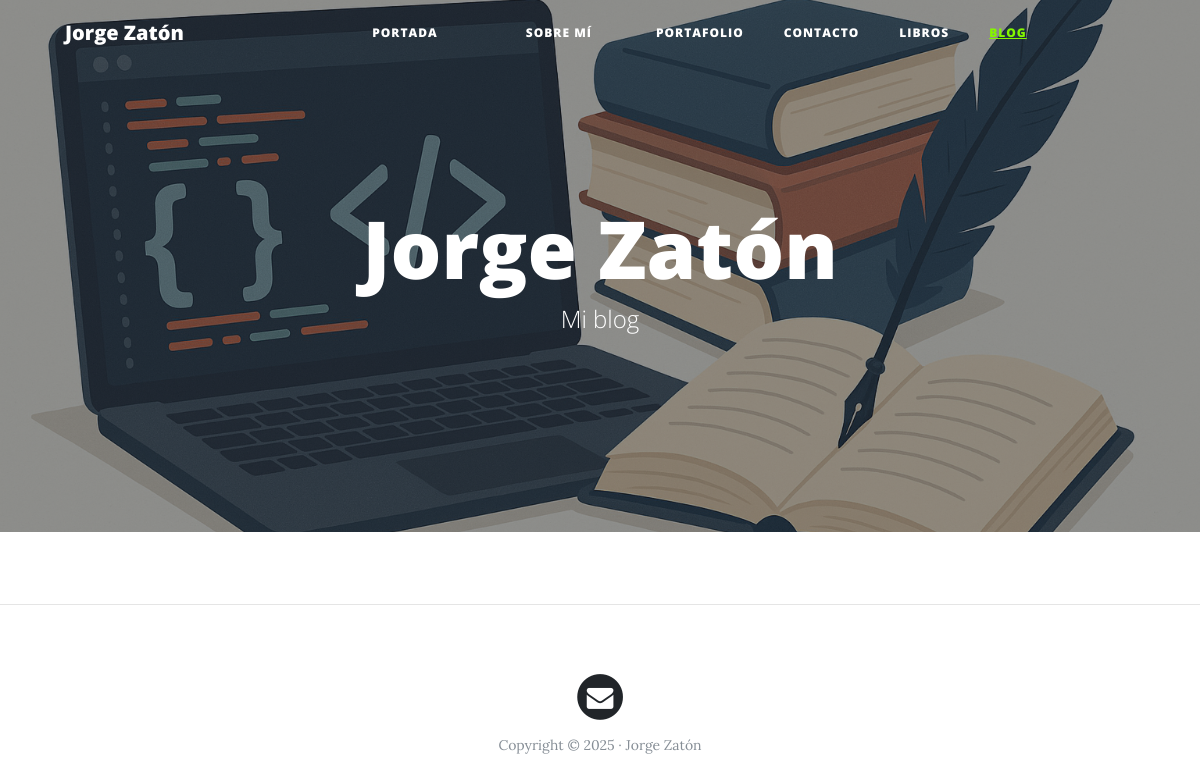
/blog/, run on an earlier commit of the app's database.
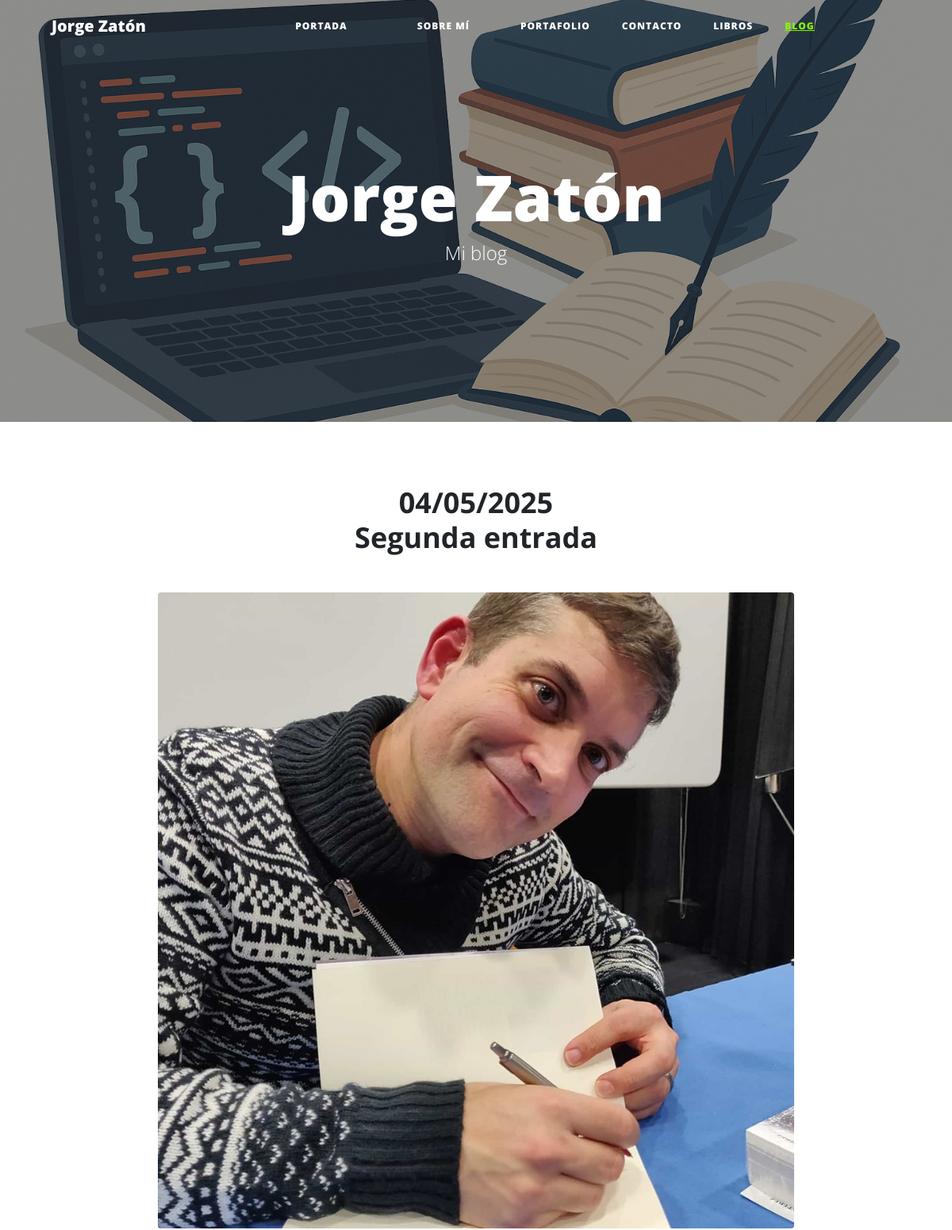
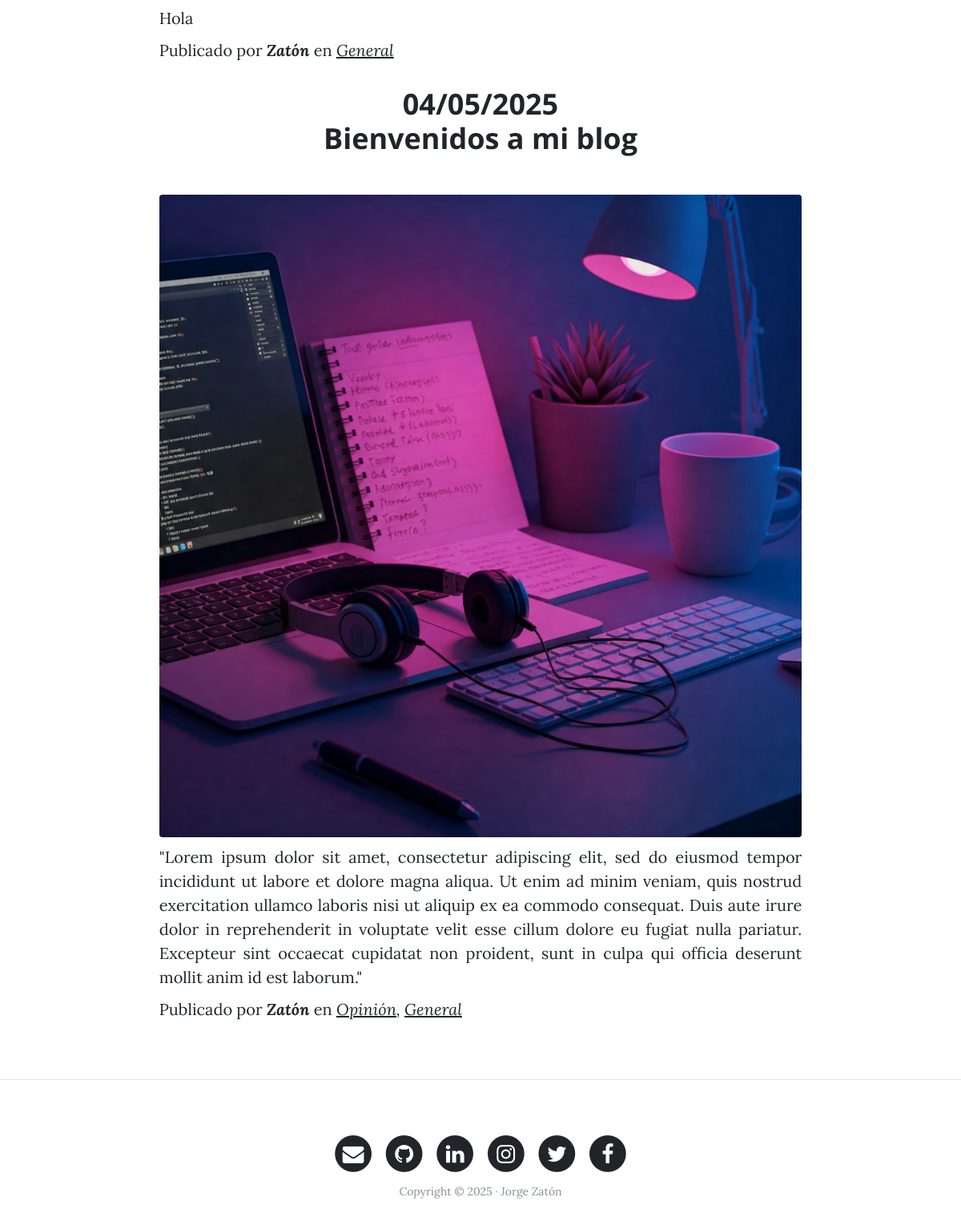
And on a later commit of the database (2 pictures, top to bottom).
### blog/models.py (models this page shows, shortened)
class Posts(models.Model):
    title = models.CharField(max_length=200, verbose_name='Título')
    content = models.TextField(verbose_name='Contenido')
    published = models.DateTimeField(verbose_name='Fecha de publicación', default=timezone.now()) #fecha de publicación
    categories = models.ManyToManyField(Category, verbose_name='Categoría', blank=True, related_name="get_posts") #relación con el modelo Category, puede ser nulo o vací
    author = models.ForeignKey(User, verbose_name="Autor", on_delete=models.PROTECT, null=True, blank=True,) #relación con el modelo User, si se elimina el usuario se eliminan los posts
    image = models.ImageField(upload_to='projects/', verbose_name='Imagen') #sube la imagen a la carpeta projects con la fecha de subida
    created = models.DateTimeField(auto_now_add=True, verbose_name="fecha de creación") #fecha de creación
    updated = models.DateTimeField(auto_now=True, verbose_name= "fecha de modificación")
    link = models.URLField(null=True, blank=True, verbose_name = "Enlace") #fecha de modificacion
    class Meta:
        verbose_name = 'Blog'
        verbose_name_plural = 'Blogs'
        ordering = ['-created'] # ordena por fecha de creación, de más reciente a más antiguo

class Category(models.Model):
    name = models.CharField(max_length=200, verbose_name='Nombre de la categoría')
    created = models.DateTimeField(auto_now_add=True, verbose_name="fecha de creación") #fecha de creación
    updated = models.DateTimeField(auto_now=True, verbose_name= "fecha de modificación")
    class Meta:
        verbose_name = 'Categoría'
        verbose_name_plural = 'Categorías'
        ordering = ['-created'] # ordena por fecha de creación, de más reciente a más antiguo

### blog/views.py (the view)
# urls.py: path('', views.blog, name="blog"),
def blog(request):
    posts = Posts.objects.all()
    return render(request,
                  "blog/blog.html",
                  {
                      "posts": posts,
                  }
                  )

### social/processors.py (called while the page is built)
def ctx_dict(request):
    ctx = {}
    links = Link.objects.all()
    for link in links:
        ctx[link.key] = link.url
    return ctx

### blog/templates/blog/blog.html (shortened to what this page needs)
{% extends 'core/base.html' %}
{%block textoscabecera%}
<h1>Jorge Zatón</h1>
<span class="subheading">Mi blog</span>
{% endblock %}
{% block imagenportada %} {% load static %}{% static 'core/img/portadablog.png' %} {% endblock %}
{% block content %}
{%for post in posts %}
    <section class="page-section cta">
        <div class="container">
          <div class="row">
            <div class="col-xl-9 mx-auto">
              <div class="cta-innerv text-center rounded">
                <h2 class="section-heading mb-5">
                  <span class="section-heading-upper">{{post.created|date:"SHORT_DATE_FORMAT"}}</span>
                  <span class="section-heading-lower">{{post.title}}</span>
                </h2>
                <p class="mb-0">
                  <img class="mx-auto d-flex rounded img-fluid mb-3 mb-lg-0" src="{{post.image.url}}" alt="">
                </p>
                <p class="mb-0 mbt">
                    {{post.content|linebreaks}}
                </p>
                <p class="mb-0 mbt">
                  <span class="section-heading-under">Publicado por <em><b>{{post.author}}</b></em> en <em>
                  {% for category in post.categories.all %}
                    <a href="{% url  "category" category.id %}" class="link">{{category.name}}</a>{% if not forloop.last %}, {% endif %}
                  {% endfor %}
                </em></span>
                </p>
              </div>
            </div>
          </div>
        </div>
      </section>
{% endfor %}
{% endblock %}

### core/templates/core/base.html (shortened to what this page needs)
<!DOCTYPE html>
<html lang="es">
  <head>
    {% load static %}
    <link href="{% static 'core/vendor/bootstrap/css/bootstrap.min.css' %}" rel="stylesheet">
    <link href="{% static 'core/vendor/font-awesome/css/font-awesome.min.css' %}" rel="stylesheet" type="text/css">
    <link href="{% static 'core/css/clean-blog.min.css' %}" rel="stylesheet">
  </head>
  <body>
    <nav class="navbar navbar-expand-lg navbar-light fixed-top" id="mainNav">
      <div class="container">
        <a class="navbar-brand" href="{% url 'home' %}">Jorge Zatón</a>
        <div class="collapse navbar-collapse" id="navbarResponsive">
          <ul class="navbar-nav mx-auto">
            <li class="nav-item {% if request.path == '/' %}active{% endif %} px-lg-4">
                <a class="nav-link" href="{% url 'home' %}">Portada</a>
            </li>
            <li class="nav-item {% if request.path == '/about/' %}active{% endif %} px-lg-4">
                <a class="nav-link" href="{% url 'about' %}">Sobre mí</a>
            </li>
            <li class="nav-item {% if request.path == '/portfolio/' %}active{% endif %}">
                <a class="nav-link" href="{% url 'portfolio' %}">Portafolio</a>
            </li>
            <li class="nav-item {% if request.path == '/contact/' %}active{% endif %}">
                <a class="nav-link" href="{% url 'contact' %}">Contacto</a>
            </li>
            <li class="nav-item {% if request.path == '/libros/' %}active{% endif %}">
                <a class="nav-link" href="{% url 'libros' %}">Libros</a>
            </li>
            <li class="nav-item {% if request.path|slice:":6" == '/blog/' %}active{% endif %}">
                <a class="nav-link" href="{% url 'blog' %}">Blog</a>
            </li>
          </ul>
        </div>
      </div>
    </nav>
    <header class="masthead" style="background-image: url('{% block imagenportada %}{% endblock %}')">
      <div class="overlay"></div>
      <div class="container">
        <div class="row">
          <div class="col-lg-8 col-md-10 mx-auto">
            <div class="site-heading">
              {%block textoscabecera%}{% endblock %}
            </div>
          </div>
        </div>
      </div>
    </header>
   <div class="container">
    {% block content %}{% endblock %}
    </div>
  {% if request.path != "/" %} <hr> {% endif %}
    <footer>
      <div class="container">
        <div class="row">
          <div class="col-lg-8 col-md-10 mx-auto">
            <ul class="list-inline text-center">
              <li class="list-inline-item">
                  <a href="{% url 'contact' %}" >
                      <span class="fa-stack fa-lg">
                          <i class="fa fa-circle fa-stack-2x"></i>
                          <i class="fa fa-envelope fa-stack-1x fa-inverse"></i>
                      </span>
                  </a>
              </li>
              {% if Link_GitHub %}
                <li class="list-inline-item">
                    <a href="{{Link_GitHub}}" target="_blank">
                        <span class="fa-stack fa-lg">
                            <i class="fa fa-circle fa-stack-2x"></i>
                            <i class="fa fa-github fa-stack-1x fa-inverse"></i>
                        </span>
                    </a>
                </li>
              {% endif %}
              {% if Link_linkedin %}
                <li class="list-inline-item">
                    <a href="{{Link_linkedin}}" target="_blank">
                        <span class="fa-stack fa-lg">
                            <i class="fa fa-circle fa-stack-2x"></i>
                            <i class="fa fa-linkedin fa-stack-1x fa-inverse"></i>
                        </span>
                    </a>
                </li>
              {% endif %}
              {% if Link_Instagram %}
                <li class="list-inline-item">
                    <a href="{{Link_Instagram}}" target="_blank">
                        <span class="fa-stack fa-lg">
                            <i class="fa fa-circle fa-stack-2x"></i>
                            <i class="fa fa-instagram fa-stack-1x fa-inverse"></i>
                        </span>
                    </a>
                </li>
              {% endif %}
              {% if Link_twitter %}
                <li class="list-inline-item">
                    <a href="{{Link_twitter}}" target="_blank">
                        <span class="fa-stack fa-lg">
                            <i class="fa fa-circle fa-stack-2x"></i>
                            <i class="fa fa-twitter fa-stack-1x fa-inverse"></i>
                        </span>
                    </a>
                </li>
              {% endif %}
              {% if Link_facebook %}
                <li class="list-inline-item">
                    <a href="{{Link_facebook}}" target="_blank">
                        <span class="fa-stack fa-lg">
                            <i class="fa fa-circle fa-stack-2x"></i>
                            <i class="fa fa-facebook fa-stack-1x fa-inverse"></i>
                        </span>
                    </a>
                </li>
              {% endif %}
          </ul>
            <p class="copyright text-muted">Copyright &copy; {% now "Y" %} · Jorge Zatón  </p>
          </div>
        </div>
      </div>
    </footer>
  </body>
</html>

What changed in the data, as far as the page shows it:
added Posts: created "04/05/2025", title "Segunda entrada", image (picture), content "Hola", author "Zatón"
added Category: name "General"
added Posts: created "04/05/2025", title "Bienvenidos a mi blog", image (picture), content "\"Lorem ipsum dolor sit amet, consectetur adipiscing elit, sed do eiusmod tempor incididunt ut labore et dolore magna aliqua. Ut enim ad minim veniam, quis nostrud exercitation ullamco laboris nisi ut aliquip ex ea commodo consequat. Duis aute irure dolor in reprehenderit in voluptate velit esse cillum dolore eu fugiat nulla pariatur. Excepteur sint occaecat cupidatat non proident, sunt in culpa qui officia deserunt mollit anim id est laborum.\"", author "Zatón"
added Category: name "Opinión", shown under "04/05/2025"
